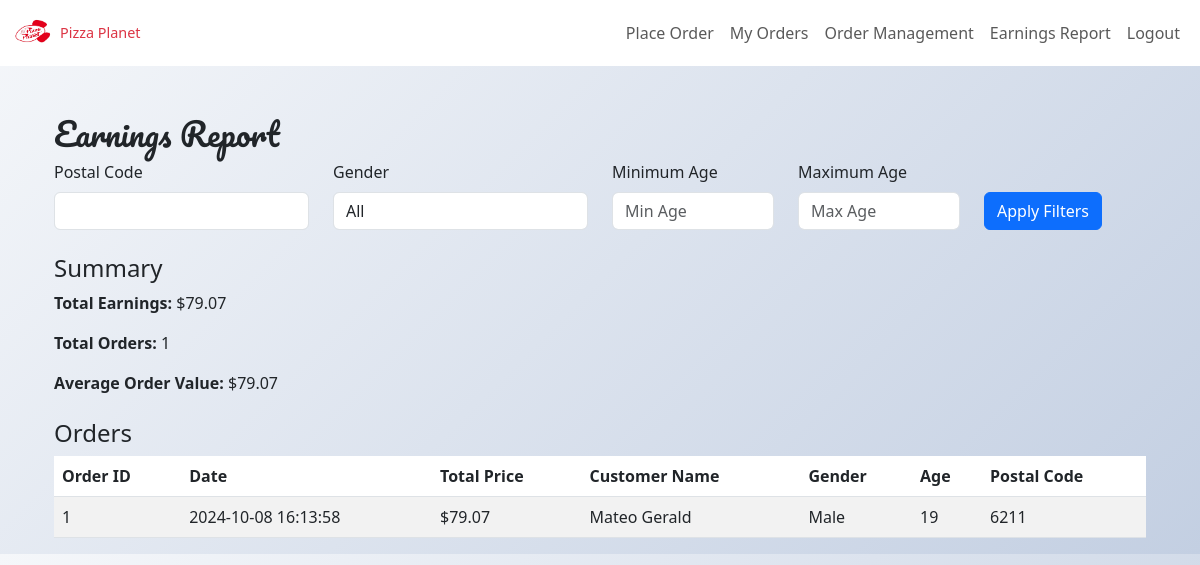
The app's page /earnings_report (signed in) with its own data.
### models.py (models this page shows, shortened)
class Order(db.Model):
    __tablename__ = 'Order'
    id = Column(Integer, primary_key=True, autoincrement=True)
    customer_id = Column(Integer, ForeignKey('Customer.id'), nullable=False)
    order_date = Column(DateTime, default=datetime.now, nullable=False)
    delivery_time = Column(DateTime)
    total_price = Column(DECIMAL(10, 2), nullable=False)
    discount_percentage = Column(DECIMAL(5, 2), default=Decimal('0.00'))
    status = Column(Enum(OrderStatusEnum), nullable=False, default=OrderStatusEnum.Pending)
    is_cancelled = Column(Boolean, default=False)
    cancellation_time = Column(DateTime)
    customer = relationship('Customer', back_populates='orders')
    order_items = relationship('OrderItem', back_populates='order', cascade='all, delete-orphan')
    delivery = relationship('Delivery', back_populates='order', uselist=False)
    status_history = relationship('OrderStatusHistory', back_populates='order')

class Customer(UserMixin, db.Model):  # Inherit from UserMixin
    __tablename__ = 'Customer'
    id = Column(Integer, primary_key=True, autoincrement=True)
    name = Column(String(50), nullable=False)
    gender = Column(Enum(GenderEnum), nullable=False)
    birthdate = Column(Date, nullable=False)
    phone = Column(String(15), nullable=False)
    address = Column(Text, nullable=False)
    postal_code = Column(String(10), nullable=False)
    email = Column(String(100), unique=True, nullable=False)
    password = Column(String(255), nullable=False)  # Store hashed passwords
    total_pizzas_ordered = Column(Integer, default=0)
    birthday_pizza_claimed = Column(Boolean, default=False)
    is_admin = Column(Boolean, default=False)
    orders = relationship('Order', back_populates='customer')
    discount_code_usages = relationship('DiscountCodeUsage', back_populates='customer')

### routes.py (the view)
    @app.route('/earnings_report', methods=['GET', 'POST'])
    @login_required
    def earnings_report():
        from setup.extensions import db
        from datetime import datetime, date, timedelta
        from decimal import Decimal
        if not current_user.is_admin:
            flash('You do not have permission to access this page.', 'danger')
            return redirect(url_for('order'))
        form = EarningsReportFilterForm(request.args)
        filters = []
        if form.validate():
            if form.postal_code.data:
                filters.append(Customer.postal_code == form.postal_code.data)
            if form.gender.data:
                filters.append(Customer.gender == form.gender.data)
            today = date.today()
            if form.min_age.data is not None:
                try:
                    max_birthdate = date(today.year - form.min_age.data, today.month, today.day)
                    filters.append(Customer.birthdate <= max_birthdate)
                except ValueError as e:
                    flash(f'Invalid minimum age input: {e}', 'danger')
            if form.max_age.data is not None:
                try:
                    min_birthdate = date(today.year - form.max_age.data - 1, today.month, today.day) + timedelta(days=1)
                    filters.append(Customer.birthdate >= min_birthdate)
                except ValueError as e:
                    flash(f'Invalid maximum age input: {e}', 'danger')
        else:
            if request.args:
                flash('Invalid filter inputs.', 'warning')
                app.logger.warning(f"EarningsReportFilterForm validation errors: {form.errors}")
        query = db.session.query(
            Order.id.label('order_id'),
            Order.order_date,
            Order.total_price,
            Customer.name.label('customer_name'),
            Customer.gender,
            Customer.birthdate,
            Customer.postal_code
        ).join(Customer)
        if filters:
            query = query.filter(*filters)
        orders = query.all()
        total_earnings = sum(order.total_price for order in orders) or Decimal('0.00')
        total_orders = len(orders)
        average_order_value = (total_earnings / total_orders) if total_orders > 0 else Decimal('0.00')
        return render_template('earnings_report.html', form=form, orders=orders,
                               total_earnings=total_earnings,
                               total_orders=total_orders,
                               average_order_value=average_order_value,
                               date=date)  # Pass 'date' to the template

### forms.py
class EarningsReportFilterForm(FlaskForm):
    class Meta:
        csrf = False
    postal_code = StringField('Postal Code', validators=[Optional()])
    gender = SelectField('Gender', choices=[
        ('', 'All'),
        ('Male', 'Male'),
        ('Female', 'Female'),
        ('Other', 'Other')
    ], validators=[Optional()])
    min_age = IntegerField('Minimum Age', validators=[Optional(), NumberRange(min=0)])
    max_age = IntegerField('Maximum Age', validators=[Optional(), NumberRange(min=0)])
    submit = SubmitField('Apply Filters')

### app.py (called while the page is built)
@login_manager.user_loader
def load_user(user_id):
    return db.session.get(Customer, int(user_id))

### templates/earnings_report.html
{% extends 'base.html' %}
{% block content %}
<div class="container mt-5">
    <h2>Earnings Report</h2>
    <form method="get" action="{{ url_for('earnings_report') }}" class="mb-4">
        <div class="row">
            <div class="col-md-3">
                {{ form.postal_code.label(class="form-label") }}
                {{ form.postal_code(class="form-control") }}
            </div>
            <div class="col-md-3">
                {{ form.gender.label(class="form-label") }}
                {{ form.gender(class="form-control") }}
            </div>
            <div class="col-md-2">
                {{ form.min_age.label(class="form-label") }}
                {{ form.min_age(class="form-control", placeholder="Min Age") }}
            </div>
            <div class="col-md-2">
                {{ form.max_age.label(class="form-label") }}
                {{ form.max_age(class="form-control", placeholder="Max Age") }}
            </div>
            <div class="col-md-2 align-self-end">
                {{ form.submit(class="btn btn-primary") }}
            </div>
        </div>
    </form>
    <h4>Summary</h4>
    <p><strong>Total Earnings:</strong> ${{ total_earnings | round(2) }}</p>
    <p><strong>Total Orders:</strong> {{ total_orders }}</p>
    <p><strong>Average Order Value:</strong> ${{ average_order_value | round(2) }}</p>
    <h4 class="mt-4">Orders</h4>
    <table class="table table-striped">
        <thead>
            <tr>
                <th>Order ID</th>
                <th>Date</th>
                <th>Total Price</th>
                <th>Customer Name</th>
                <th>Gender</th>
                <th>Age</th>
                <th>Postal Code</th>
            </tr>
        </thead>
        <tbody>
            {% for order in orders %}
            <tr>
                <td>{{ order.order_id }}</td>
                <td>{{ order.order_date.strftime('%Y-%m-%d %H:%M:%S') }}</td>
                <td>${{ order.total_price | round(2) }}</td>
                <td>{{ order.customer_name }}</td>
                <td>{{ order.gender.value }}</td>
                <td>{{ ((date.today() - order.birthdate).days) // 365 }}</td>
                <td>{{ order.postal_code }}</td>
            </tr>
            {% endfor %}
        </tbody>
    </table>
</div>
{% endblock %}

### static/css/styles.css (style rules this page uses)
body { font-family: 'Roboto', sans-serif; background-color: #f8f9fa; }
.btn-primary { background-color: #c82333; border-color: #c82333; color: white; transition: background-color 0.3s, transform 0.3s; }
body { background: linear-gradient(135deg, #f5f7fa 0%, #c3cfe2 100%); }
.form-control, .form-select { border-radius: 10px; padding: 20px; height: auto; }
.form-control::placeholder, .form-select::placeholder { color: transparent; }
.btn-primary { background-color: #c82333; border-color: #c82333; border-radius: 50px; transition: background-color 0.3s, transform 0.3s; }
h2 { font-family: 'Pacifico', cursive; color: #c82333; }

### records on screen
Order: order_id "1", order_date "2024-10-08 16:13:58", total_price "79.07", customer_name "Mateo Gerald", gender.value "Male", postal_code "6211"

### other values on screen
{{ total_earnings | round(2) }} "79.07"
{{ total_orders }} "1"
{{ average_order_value | round(2) }} "79.07"
